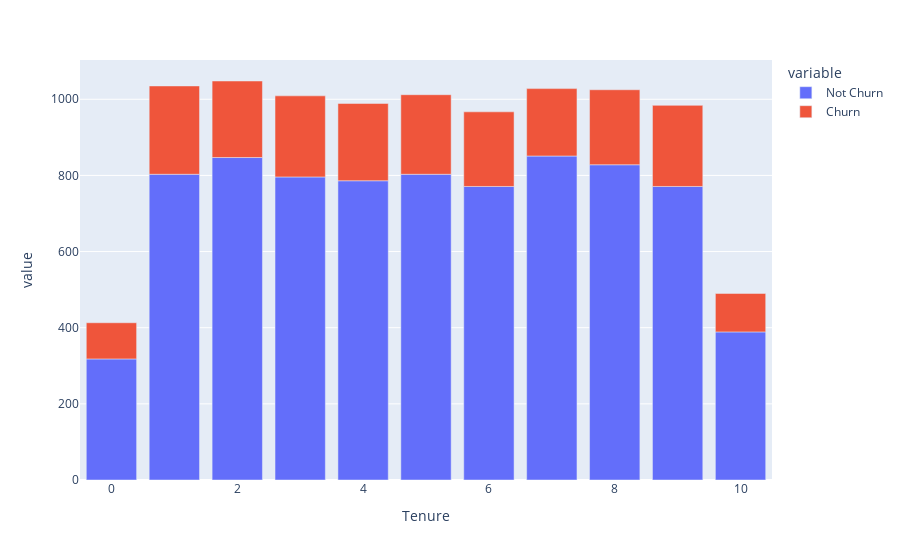

Here is the notebook cell this chart was saved with:
### Markdown cell above
Inactive members are more likely to exit the bank's services.

### Code cell
plot_bar('Tenure')

### Figure 1 — Plotly figure (JSON) as saved in the notebook; plotly's stock layout.template omitted (floating-point values rounded to 4 significant figures)
{"data": [{"alignmentgroup": "True", "hovertemplate": "variable=Not Churn<br>Tenure=%{x}<br>value=%{y}<extra></extra>", "legendgroup": "Not Churn", "marker": {"color": "#636efa", "pattern": {"shape": ""}}, "name": "Not Churn", "offsetgroup": "Not Churn", "orientation": "v", "showlegend": true, "textposition": "auto", "type": "bar", "x": [0, 1, 2, 3, 4, 5, 6, 7, 8, 9, 10], "xaxis": "x", "y": [318, 803, 847, 796, 786, 803, 771, 851, 828, 771, 389], "yaxis": "y"}, {"alignmentgroup": "True", "hovertemplate": "variable=Churn<br>Tenure=%{x}<br>value=%{y}<extra></extra>", "legendgroup": "Churn", "marker": {"color": "#EF553B", "pattern": {"shape": ""}}, "name": "Churn", "offsetgroup": "Churn", "orientation": "v", "showlegend": true, "textposition": "auto", "type": "bar", "x": [0, 1, 2, 3, 4, 5, 6, 7, 8, 9, 10], "xaxis": "x", "y": [95, 232, 201, 213, 203, 209, 196, 177, 197, 213, 101], "yaxis": "y"}], "layout": {"barmode": "relative", "legend": {"title": {"text": "variable"}, "tracegroupgap": 0}, "margin": {"t": 60}, "xaxis": {"anchor": "y", "domain": [0, 1], "title": {"text": "Tenure"}}, "yaxis": {"anchor": "x", "domain": [0, 1], "title": {"text": "value"}}}}
